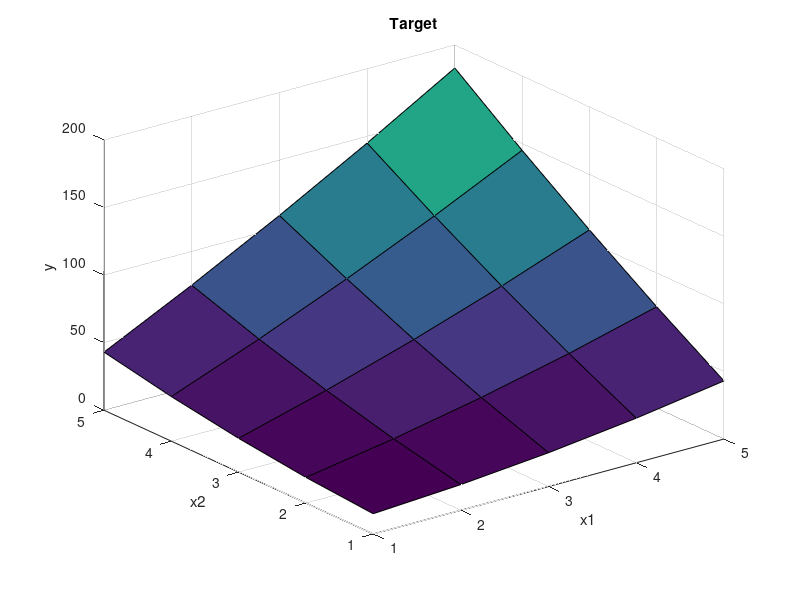

The MATLAB script that drew this image:
% y = x1^2 + x2^2 + 7*x1*x2 в области x1[-2,2], x2[-2,2]
n=5; %кол-во значений х
x1=1:1:5; %задаем от 1 до 5 диапазон с шагом 1
x2=1:1:5;
y=zeros(n,n); %матрица 0 5х5
s=0; %счетчик
Input=zeros(2,25); %2 строки 0 - 25 элементов
Target=zeros(1,25); %1 строка 0 - 25 элементов
for j=1:n
    for i=1:n % в задании функции апроксимации используем "-3" для области [-2 2]
        y(j,i)=(x1(j)-3)^2 + (x2(i)-3)^2 + 7*x1(j)*x2(i); % функция для апроксимации
        s=s+1;
        Input(1,s)=x1(j)-3;
        Input(2,s)=x2(i)-3;
        Target(1,s)=(x1(j)-3)^2 + (x2(i)-3)^2 + 7*x1(j)*x2(i);
    end
end
surf(x1,x2,y);
xlabel('x1');
ylabel('x2');
zlabel('y');
title('Target');
